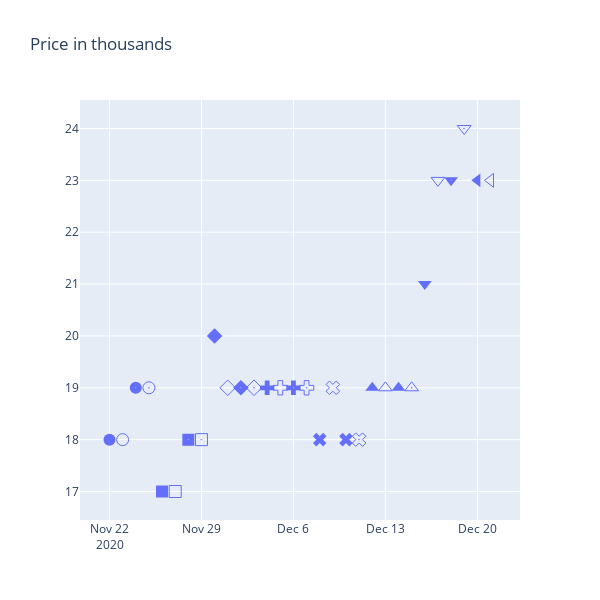

Write notebook code for a chart like this one.
### Code cell
import plotly.graph_objects as go
from plotly.validators.scatter.marker import SymbolValidator

raw_symbols = SymbolValidator().values
namestems = []
namevariants = []
symbols = []
for i in range(0,len(raw_symbols),3):
    name = raw_symbols[i+2]
    symbols.append(raw_symbols[i])
    namestems.append(name.replace("-open", "").replace("-dot", ""))
    namevariants.append(name[len(namestems[-1]):])

fig = go.Figure(go.Scatter(mode="markers", x=df.Date.tail(30), y=df.Price_in_Thousands.tail(30), marker_symbol=symbols))
fig.update_layout(title="Price in thousands", xaxis_side="bottom", height=600, width=600)

fig.update_traces(marker=dict(size=12))

fig.show()

# As u can see, there are duplicates for the same row and no; looks like it creates a distinctinazation of each (x,y)
# Which in some cases is usefull, while in other its not.

# Also symbol and size cannot work together since whenever symbol goes in, size. need to be hard coded and not by param.

### Figure 1 — Plotly figure (JSON) as saved in the notebook; plotly's stock layout.template omitted (floating-point values rounded to 4 significant figures; data arrays with more than 128 entries replaced by an {"elided": "..."} marker saying what was removed)
{"data": [{"marker": {"size": 12, "symbol": {"elided": "158 int values"}}, "mode": "markers", "type": "scatter", "x": ["2020-11-22", "2020-11-23", "2020-11-24", "2020-11-25", "2020-11-26", "2020-11-27", "2020-11-28", "2020-11-29", "2020-11-30", "2020-12-01", "2020-12-02", "2020-12-03", "2020-12-04", "2020-12-05", "2020-12-06", "2020-12-07", "2020-12-08", "2020-12-09", "2020-12-10", "2020-12-11", "2020-12-12", "2020-12-13", "2020-12-14", "2020-12-15", "2020-12-16", "2020-12-17", "2020-12-18", "2020-12-19", "2020-12-20", "2020-12-21"], "y": [18, 18, 19, 19, 17, 17, 18, 18, 20, 19, 19, 19, 19, 19, 19, 19, 18, 19, 18, 18, 19, 19, 19, 19, 21, 23, 23, 24, 23, 23]}], "layout": {"height": 600, "title": {"text": "Price in thousands"}, "width": 600, "xaxis": {"side": "bottom"}}}
